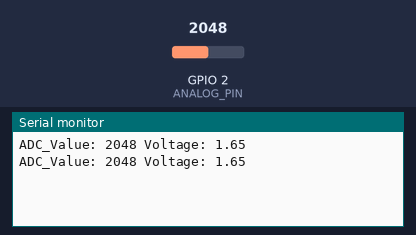
Bench run of a program on a simulated Seeed XIAO ESP32-S3. Shown: the last lines printed to the serial monitor. Inputs (shaded band) come from the test bench; at power-on: GPIO 2 (ANALOG_PIN) = 2048.

Above: at 1.8 s.
1.9 s: GPIO 2 (ANALOG_PIN) set to 2866
At 2.5 s:
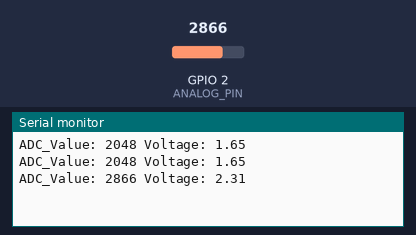
3.4 s: GPIO 2 (ANALOG_PIN) set to 3603
At 4.8 s:
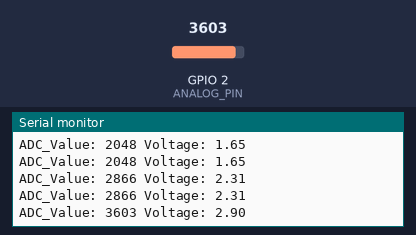
Timing chart, 0 to 6.4 s (numbered marks = the images above; inputs shaded):
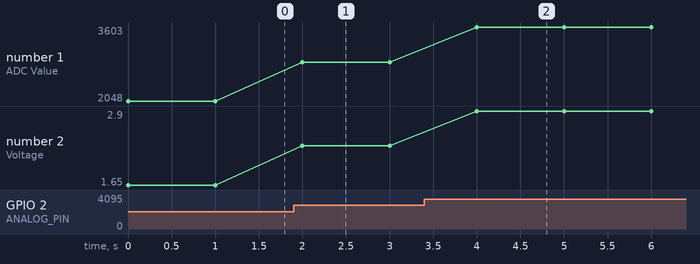

Measured:
- after the input at 1.9 s, the serial monitor: prints a new line after 0.10 s (image 1)
- after the input at 3.4 s, the serial monitor: prints a new line after 0.60 s (image 2)
- plotted number 1: 2048 → 2866 after the input at 1.9 s, 2866 → 3603 after the input at 3.4 s
- plotted number 2: 1.65 → 2.31 after the input at 1.9 s, 2.31 → 2.9 after the input at 3.4 s

The program:

main.cpp
```cpp
#include <Arduino.h>
#define ANALOG_PIN D1

// put function declarations here:
// int myFunction(int, int);

void setup() {
  Serial.begin(115200); // Start the serial communication
  pinMode(ANALOG_PIN, INPUT);
}

void loop() {
  int analogValue = analogRead(ANALOG_PIN); // Read the analog value
  float Voltage = 3.3 * (analogValue / 4095.0);
  Serial.print("ADC_Value: ");
  Serial.print(analogValue);
  Serial.print(" Voltage: ");
  Serial.println(Voltage); // 'println' adds a new line at the end// Print the value to the serial monitor
  delay(1000); // Wait for a second
}

// put function definitions here:
// int myFunction(int x, int y) {
//   return x + y;
// }
```
